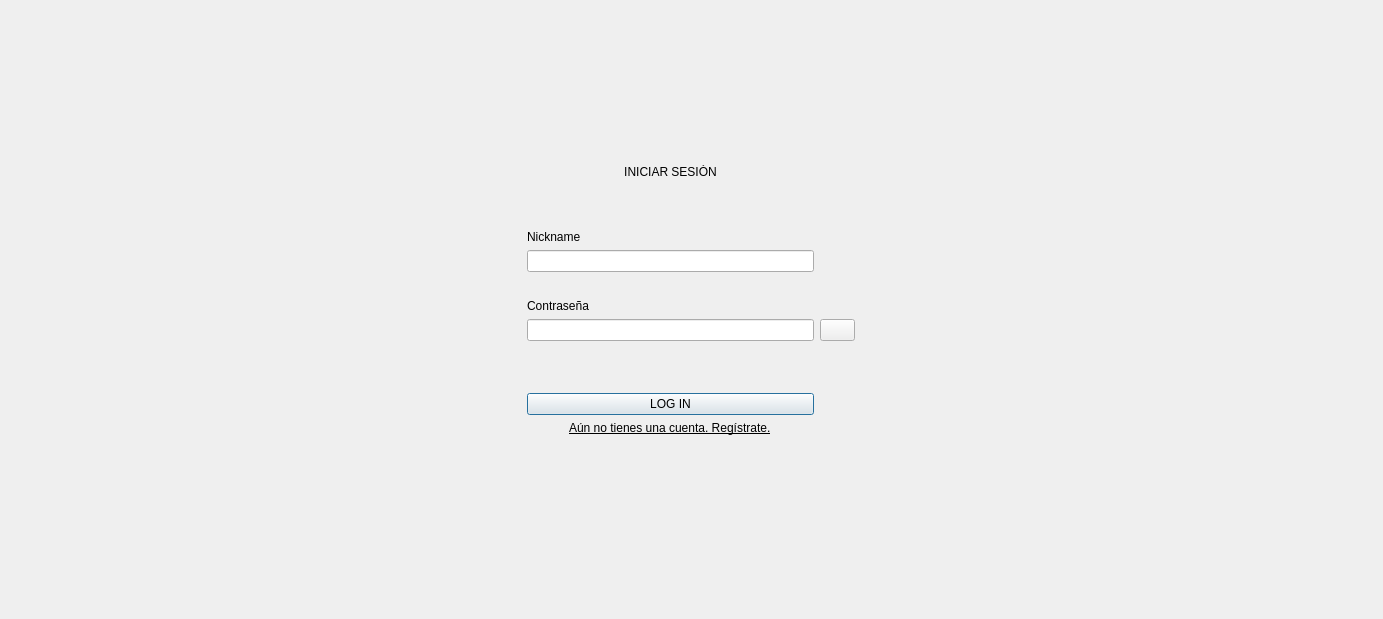
<?xml version="1.0" encoding="UTF-8"?>
<ui version="4.0">
 <class>AuthWindow</class>
 <widget class="QDialog" name="AuthWindow">
  <property name="geometry">
   <rect>
    <x>0</x>
    <y>0</y>
    <width>1383</width>
    <height>619</height>
   </rect>
  </property>
  <property name="windowTitle">
   <string>Dialog</string>
  </property>
  <layout class="QGridLayout" name="gridLayout_5">
   <item row="0" column="0">
    <widget class="QStackedWidget" name="authStack">
     <property name="sizePolicy">
      <sizepolicy hsizetype="Maximum" vsizetype="Maximum">
       <horstretch>0</horstretch>
       <verstretch>0</verstretch>
      </sizepolicy>
     </property>
     <property name="maximumSize">
      <size>
       <width>1000</width>
       <height>1000</height>
      </size>
     </property>
     <property name="currentIndex">
      <number>0</number>
     </property>
     <widget class="QWidget" name="page">
      <layout class="QGridLayout" name="gridLayout_3">
       <item row="0" column="1">
        <spacer name="verticalSpacer_4">
         <property name="orientation">
          <enum>Qt::Orientation::Vertical</enum>
         </property>
         <property name="sizeHint" stdset="0">
          <size>
           <width>20</width>
           <height>40</height>
          </size>
         </property>
        </spacer>
       </item>
       <item row="3" column="1">
        <widget class="QLabel" name="label_3">
         <property name="text">
          <string/>
         </property>
        </widget>
       </item>
       <item row="2" column="1">
        <spacer name="verticalSpacer_5">
         <property name="orientation">
          <enum>Qt::Orientation::Vertical</enum>
         </property>
         <property name="sizeHint" stdset="0">
          <size>
           <width>20</width>
           <height>40</height>
          </size>
         </property>
        </spacer>
       </item>
       <item row="1" column="2">
        <spacer name="horizontalSpacer_2">
         <property name="orientation">
          <enum>Qt::Orientation::Horizontal</enum>
         </property>
         <property name="sizeType">
          <enum>QSizePolicy::Policy::Expanding</enum>
         </property>
         <property name="sizeHint" stdset="0">
          <size>
           <width>250</width>
           <height>5</height>
          </size>
         </property>
        </spacer>
       </item>
       <item row="1" column="0">
        <spacer name="horizontalSpacer_4">
         <property name="orientation">
          <enum>Qt::Orientation::Horizontal</enum>
         </property>
         <property name="sizeHint" stdset="0">
          <size>
           <width>40</width>
           <height>20</height>
          </size>
         </property>
        </spacer>
       </item>
       <item row="1" column="1">
        <layout class="QGridLayout" name="gridLayout_2">
         <item row="7" column="0">
          <widget class="QLineEdit" name="loginPasswordEdit">
           <property name="echoMode">
            <enum>QLineEdit::EchoMode::Password</enum>
           </property>
          </widget>
         </item>
         <item row="4" column="0">
          <widget class="QLabel" name="nicknameLoginError">
           <property name="font">
            <font>
             <pointsize>7</pointsize>
            </font>
           </property>
           <property name="styleSheet">
            <string notr="true">color: rgb(255, 0, 0);</string>
           </property>
           <property name="text">
            <string/>
           </property>
          </widget>
         </item>
         <item row="3" column="0">
          <widget class="QLineEdit" name="loginUsernameEdit"/>
         </item>
         <item row="0" column="0">
          <widget class="QLabel" name="label">
           <property name="sizePolicy">
            <sizepolicy hsizetype="Expanding" vsizetype="Expanding">
             <horstretch>0</horstretch>
             <verstretch>0</verstretch>
            </sizepolicy>
           </property>
           <property name="maximumSize">
            <size>
             <width>500</width>
             <height>30</height>
            </size>
           </property>
           <property name="layoutDirection">
            <enum>Qt::LayoutDirection::LeftToRight</enum>
           </property>
           <property name="text">
            <string>INICIAR SESIÓN</string>
           </property>
           <property name="alignment">
            <set>Qt::AlignmentFlag::AlignCenter</set>
           </property>
          </widget>
         </item>
         <item row="6" column="0">
          <widget class="QLabel" name="label_4">
           <property name="maximumSize">
            <size>
             <width>16777215</width>
             <height>20</height>
            </size>
           </property>
           <property name="text">
            <string>Contraseña</string>
           </property>
          </widget>
         </item>
         <item row="10" column="0">
          <widget class="QPushButton" name="loginButton">
           <property name="text">
            <string>LOG IN</string>
           </property>
          </widget>
         </item>
         <item row="11" column="0" alignment="Qt::AlignmentFlag::AlignHCenter|Qt::AlignmentFlag::AlignVCenter">
          <widget class="QLabel" name="goToRegisterLabel">
           <property name="maximumSize">
            <size>
             <width>16777215</width>
             <height>20</height>
            </size>
           </property>
           <property name="font">
            <font>
             <underline>true</underline>
            </font>
           </property>
           <property name="text">
            <string>Aún no tienes una cuenta. Regístrate.</string>
           </property>
          </widget>
         </item>
         <item row="1" column="0">
          <spacer name="verticalSpacer">
           <property name="orientation">
            <enum>Qt::Orientation::Vertical</enum>
           </property>
           <property name="sizeType">
            <enum>QSizePolicy::Policy::Maximum</enum>
           </property>
           <property name="sizeHint" stdset="0">
            <size>
             <width>5</width>
             <height>45</height>
            </size>
           </property>
          </spacer>
         </item>
         <item row="5" column="0">
          <spacer name="verticalSpacer_2">
           <property name="orientation">
            <enum>Qt::Orientation::Vertical</enum>
           </property>
           <property name="sizeType">
            <enum>QSizePolicy::Policy::Maximum</enum>
           </property>
           <property name="sizeHint" stdset="0">
            <size>
             <width>5</width>
             <height>5</height>
            </size>
           </property>
          </spacer>
         </item>
         <item row="7" column="1">
          <widget class="QPushButton" name="toggleLoginPasswordButton">
           <property name="maximumSize">
            <size>
             <width>35</width>
             <height>16777215</height>
            </size>
           </property>
           <property name="text">
            <string/>
           </property>
          </widget>
         </item>
         <item row="2" column="0">
          <widget class="QLabel" name="label_2">
           <property name="sizePolicy">
            <sizepolicy hsizetype="Expanding" vsizetype="Expanding">
             <horstretch>0</horstretch>
             <verstretch>0</verstretch>
            </sizepolicy>
           </property>
           <property name="maximumSize">
            <size>
             <width>16777215</width>
             <height>20</height>
            </size>
           </property>
           <property name="text">
            <string>Nickname</string>
           </property>
          </widget>
         </item>
         <item row="9" column="0">
          <spacer name="verticalSpacer_3">
           <property name="orientation">
            <enum>Qt::Orientation::Vertical</enum>
           </property>
           <property name="sizeType">
            <enum>QSizePolicy::Policy::Maximum</enum>
           </property>
           <property name="sizeHint" stdset="0">
            <size>
             <width>20</width>
             <height>30</height>
            </size>
           </property>
          </spacer>
         </item>
         <item row="8" column="0">
          <widget class="QLabel" name="passwordLoginError">
           <property name="font">
            <font>
             <pointsize>7</pointsize>
            </font>
           </property>
           <property name="styleSheet">
            <string notr="true">color: rgb(255, 0, 0);</string>
           </property>
           <property name="text">
            <string/>
           </property>
          </widget>
         </item>
        </layout>
       </item>
      </layout>
     </widget>
     <widget class="QWidget" name="page2">
      <layout class="QGridLayout" name="gridLayout">
       <item row="1" column="2">
        <layout class="QGridLayout" name="gridLayout_4">
         <property name="leftMargin">
          <number>0</number>
         </property>
         <item row="3" column="0">
          <widget class="QLabel" name="nicknameRegisterError">
           <property name="text">
            <string/>
           </property>
          </widget>
         </item>
         <item row="4" column="0">
          <widget class="QLabel" name="label_9">
           <property name="text">
            <string>Email</string>
           </property>
          </widget>
         </item>
         <item row="14" column="0">
          <widget class="QLabel" name="label_7">
           <property name="text">
            <string>Fecha de nacimiento</string>
           </property>
          </widget>
         </item>
         <item row="5" column="0">
          <widget class="QLineEdit" name="registerEmailEdit"/>
         </item>
         <item row="2" column="0">
          <widget class="QLineEdit" name="registerNicknameEdit"/>
         </item>
         <item row="11" column="0">
          <widget class="QLabel" name="label_11">
           <property name="text">
            <string>Repetir contraseña</string>
           </property>
          </widget>
         </item>
         <item row="13" column="0">
          <widget class="QLabel" name="password2RegisterError">
           <property name="text">
            <string/>
           </property>
          </widget>
         </item>
         <item row="18" column="0">
          <widget class="QComboBox" name="AvatarComboBox">
           <property name="maximumSize">
            <size>
             <width>100</width>
             <height>16777215</height>
            </size>
           </property>
          </widget>
         </item>
         <item row="9" column="0">
          <widget class="QLabel" name="passwordRegisterError">
           <property name="maximumSize">
            <size>
             <width>16777215</width>
             <height>30</height>
            </size>
           </property>
           <property name="text">
            <string>jkjdfldñasjkkkkkkkd</string>
           </property>
          </widget>
         </item>
         <item row="8" column="0">
          <widget class="QLineEdit" name="registerPasswordEdit">
           <property name="echoMode">
            <enum>QLineEdit::EchoMode::Password</enum>
           </property>
          </widget>
         </item>
         <item row="12" column="1">
          <widget class="QPushButton" name="toggleRegisterPassword2Button">
           <property name="maximumSize">
            <size>
             <width>35</width>
             <height>16777215</height>
            </size>
           </property>
           <property name="text">
            <string/>
           </property>
          </widget>
         </item>
         <item row="16" column="0">
          <widget class="QLabel" name="label_8">
           <property name="text">
            <string>Avatar</string>
           </property>
          </widget>
         </item>
         <item row="0" column="0">
          <widget class="QLabel" name="label_6">
           <property name="sizePolicy">
            <sizepolicy hsizetype="Expanding" vsizetype="Expanding">
             <horstretch>0</horstretch>
             <verstretch>0</verstretch>
            </sizepolicy>
           </property>
           <property name="maximumSize">
            <size>
             <width>500</width>
             <height>30</height>
            </size>
           </property>
           <property name="text">
            <string>REGISTRARSE</string>
           </property>
           <property name="alignment">
            <set>Qt::AlignmentFlag::AlignCenter</set>
           </property>
          </widget>
         </item>
         <item row="19" column="0">
          <widget class="QPushButton" name="registerButton">
           <property name="text">
            <string>Registrarse</string>
           </property>
          </widget>
         </item>
         <item row="1" column="0">
          <widget class="QLabel" name="label_10">
           <property name="text">
            <string>Nickname</string>
           </property>
          </widget>
         </item>
         <item row="6" column="0">
          <widget class="QLabel" name="emailRegisterError">
           <property name="text">
            <string/>
           </property>
          </widget>
         </item>
         <item row="12" column="0">
          <widget class="QLineEdit" name="registerPassword2Edit">
           <property name="echoMode">
            <enum>QLineEdit::EchoMode::Password</enum>
           </property>
          </widget>
         </item>
         <item row="7" column="0">
          <widget class="QLabel" name="label_5">
           <property name="text">
            <string>Contraseña</string>
           </property>
          </widget>
         </item>
         <item row="8" column="1">
          <widget class="QPushButton" name="toggleRegisterPasswordButton">
           <property name="maximumSize">
            <size>
             <width>35</width>
             <height>16777215</height>
            </size>
           </property>
           <property name="text">
            <string/>
           </property>
          </widget>
         </item>
         <item row="15" column="0">
          <widget class="QDateEdit" name="registerBirthdateEdit"/>
         </item>
        </layout>
       </item>
       <item row="1" column="4">
        <spacer name="horizontalSpacer_3">
         <property name="orientation">
          <enum>Qt::Orientation::Horizontal</enum>
         </property>
         <property name="sizeHint" stdset="0">
          <size>
           <width>20</width>
           <height>10</height>
          </size>
         </property>
        </spacer>
       </item>
       <item row="0" column="2">
        <spacer name="verticalSpacer_6">
         <property name="orientation">
          <enum>Qt::Orientation::Vertical</enum>
         </property>
         <property name="sizeHint" stdset="0">
          <size>
           <width>20</width>
           <height>40</height>
          </size>
         </property>
        </spacer>
       </item>
       <item row="1" column="0">
        <spacer name="horizontalSpacer">
         <property name="orientation">
          <enum>Qt::Orientation::Horizontal</enum>
         </property>
         <property name="sizeHint" stdset="0">
          <size>
           <width>40</width>
           <height>20</height>
          </size>
         </property>
        </spacer>
       </item>
       <item row="0" column="0">
        <widget class="QPushButton" name="backToLoginButton">
         <property name="maximumSize">
          <size>
           <width>35</width>
           <height>16777215</height>
          </size>
         </property>
         <property name="font">
          <font>
           <bold>true</bold>
          </font>
         </property>
         <property name="text">
          <string>&lt;</string>
         </property>
        </widget>
       </item>
       <item row="2" column="2">
        <spacer name="verticalSpacer_7">
         <property name="orientation">
          <enum>Qt::Orientation::Vertical</enum>
         </property>
         <property name="sizeHint" stdset="0">
          <size>
           <width>20</width>
           <height>40</height>
          </size>
         </property>
        </spacer>
       </item>
      </layout>
     </widget>
    </widget>
   </item>
  </layout>
 </widget>
 <resources/>
 <connections/>
</ui>
